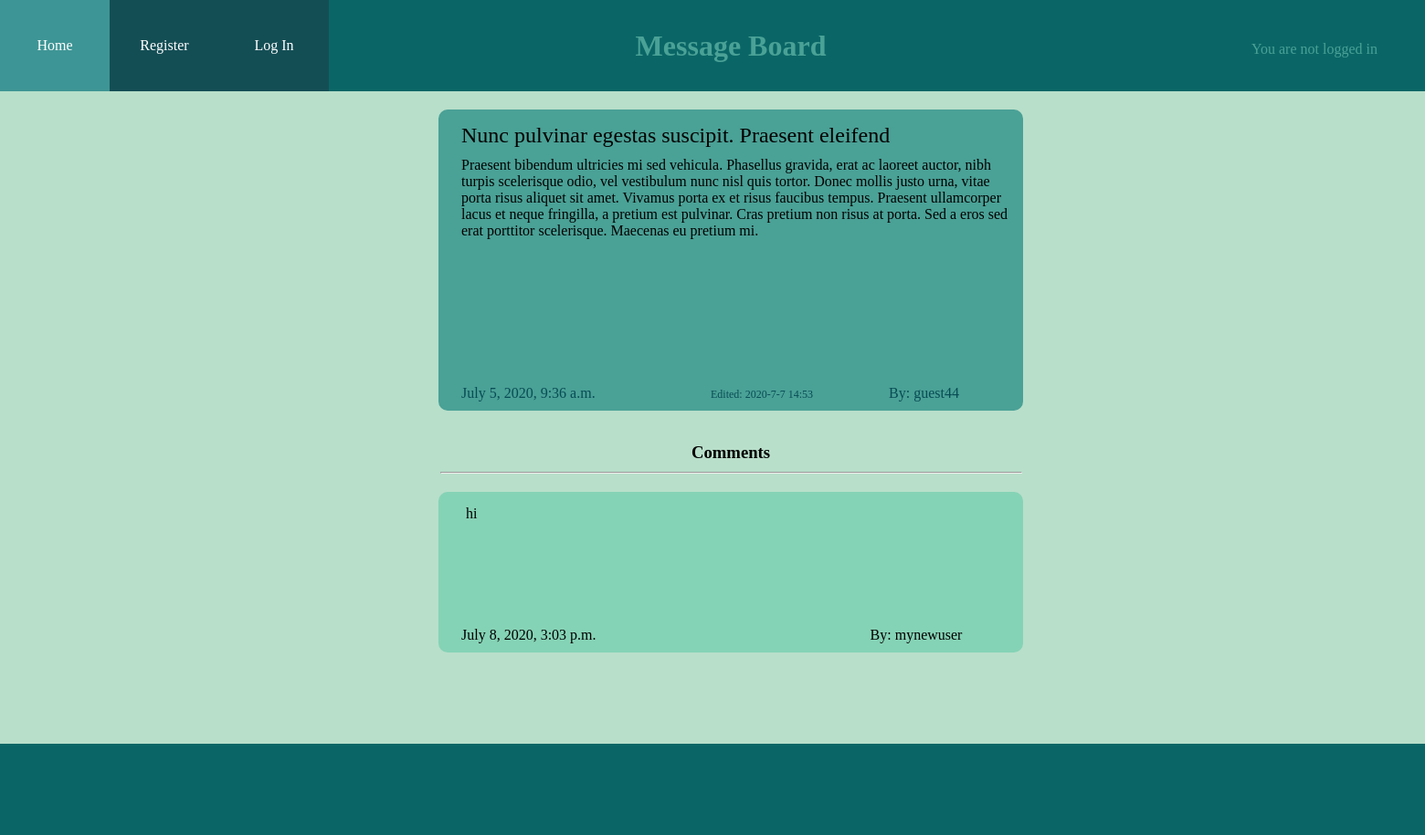
The app's page /post/1/ with its own data.
### post/models.py (models this page shows)
class Post(models.Model):
    title= models.CharField(max_length=30,null=True,blank=True)
    body= models.TextField(max_length=500)
    date= models.DateTimeField(auto_now_add=True)
    edit_date=models.DateTimeField(blank=True,null=True)
    author= models.ForeignKey(settings.AUTH_USER_MODEL,on_delete=models.DO_NOTHING,default=None)
    comments_amount=models.IntegerField(default=0)

class Comment(models.Model):
    body = models.TextField(max_length=100,null=True,blank=True)
    author=models.ForeignKey(settings.AUTH_USER_MODEL,on_delete=models.DO_NOTHING,default=None,null=True,blank=True)
    id_post=models.CharField(max_length=10,default=None,null=True,blank=True)
    date=models.DateTimeField(auto_now_add=True,null=True,blank=True)

### account/models.py (models this page shows)
class User(AbstractUser):
     dob=models.CharField(max_length=20,default=0)

### post/views.py (the view)
# urls.py: path('<int:post_id>/',views.post_details,name="post_details"),
def post_details(request,post_id):
    details = Post.objects.all().get(id=post_id)
    form = Comment_form(request.POST)
    comments = Comment.objects.all().filter(id_post=post_id).order_by('date').reverse()
    if request.method == "POST":
        form = Comment_form(request.POST)
        if form.is_valid():
            comment = form.save(commit=False)
            comment.author = request.user
            comment.id_post = post_id
            num_of_comments = Post.objects.get(id=post_id)
            num_of_comments.comments_amount += 1
            num_of_comments.save()
            comment.save()
            return redirect(f"/post/{post_id}")
    else:
        form = Comment_form()
    return render(request,'post/post.html',{'details':details,'comments':comments,'form':form})

### post/templates/post/post.html (shortened to what this page needs)
{% extends "main.html" %}
{% load static %}
{% block content %}
    <link rel="stylesheet" type="text/css" href="{% static 'post/post.css' %}">
    <div class="maincontainer">
        <div class="post">
            <div class="title">
                {{ details.title }}
            </div>
            <div class="details">
                {{ details.body }}
            </div>
            <div class="lower_container">
                <span class="date">{{ details.date }}</span>
                <span class="author">By: {{ details.author }}</span>
                {% if details.edit_date %}
                    <span class="edited">Edited: {{details.edit_date.year}}-{{details.edit_date.month}}-{{details.edit_date.month}} {{details.edit_date.hour}}:{{details.edit_date.minute}} </span>
                {% endif %}
            </div>
        </div>
        {% if comments %}
            <h3 style="margin-top:35px;">Comments</h3>
        {% endif %}
        {% if comments %}
            <hr style="width:635px;margin:auto;margin-top:10px;color:rgb(74, 161, 150)">
        {% endif %}
        {% for comment in comments %}
            <div class="comments">
                <div class="body2">{{ comment.body }}</div>
                <div class="date2">{{ comment.date }}
                    <div class="author2"><span>By: </span>{{ comment.author }}</div>
                </div>
            </div>
        {% endfor %}
    </div>
{% endblock %}

### homepage/static/homepage/mainstyles.css (style rules this page uses)
* { margin:0;padding:0 }
.maincontainer { margin:auto; width:100em; min-height:799px; position:relative; }
body { background-color: rgba(94, 184, 136, 0.438); }

### post/static/post/post.css (style rules this page uses)
* { margin:0 }
body { background-color: rgba(94, 184, 136, 0.438); }
.maincontainer { margin:0 auto; display:flex; flex-direction:column; align-items:center; }
.post { position:relative; margin-top:20px; min-height:270px; width:40%; border-radius: 10px; background-color: rgb(74, 161, 150); box-sizing:border-box; padding:15px 10px 10px 25px; display:flex; flex-direction:column; }
.title { font-size:24px; }
.lower_container { position:relative; margin-top:160px; }
.date { margin:auto 20px 10px auto; color:rgb(8, 76, 85); }
.edited { position:absolute; right:220px; top:3px; color:rgb(8, 76, 85); font-size:12px; }
.details { margin-top:10px }
.author { position:absolute; right:60px; height:10px; color:rgb(8, 76, 85); }
.comments { margin-top:20px; min-height:170px; width:40%; border-radius: 10px; background-color: rgba(113, 206, 175, 0.719); box-sizing:border-box; padding:15px 10px 10px 25px; display:flex; flex-direction:column; }
.body2 { margin-left:5px }
.date2 { margin-top:115px; width:600px; margin-right:240px; display:flex; flex-direction:row }
.author2 { margin-left:300px }

### records on screen
Post: title "Nunc pulvinar egestas suscipit. Praesent eleifend", body "Praesent bibendum ultricies mi sed vehicula. Phasellus gravida, erat ac laoreet auctor, nibh turpis scelerisque odio, vel vestibulum nunc nisl quis tortor. Donec mollis justo urna, vitae porta risus aliquet sit amet. Vivamus porta ex et risus faucibus tempus. Praesent ullamcorper lacus et neque fringilla, a pretium est pulvinar. Cras pretium non risus at porta. Sed a eros sed erat porttitor scelerisque. Maecenas eu pretium mi.", date "July 5, 2020, 9:36 a.m.", author "guest44", edit_date.year "2020", edit_date.month "7", edit_date.hour "14", edit_date.minute "53"
Comment: body "hi", date "July 8, 2020, 3:03 p.m.", author "mynewuser"
